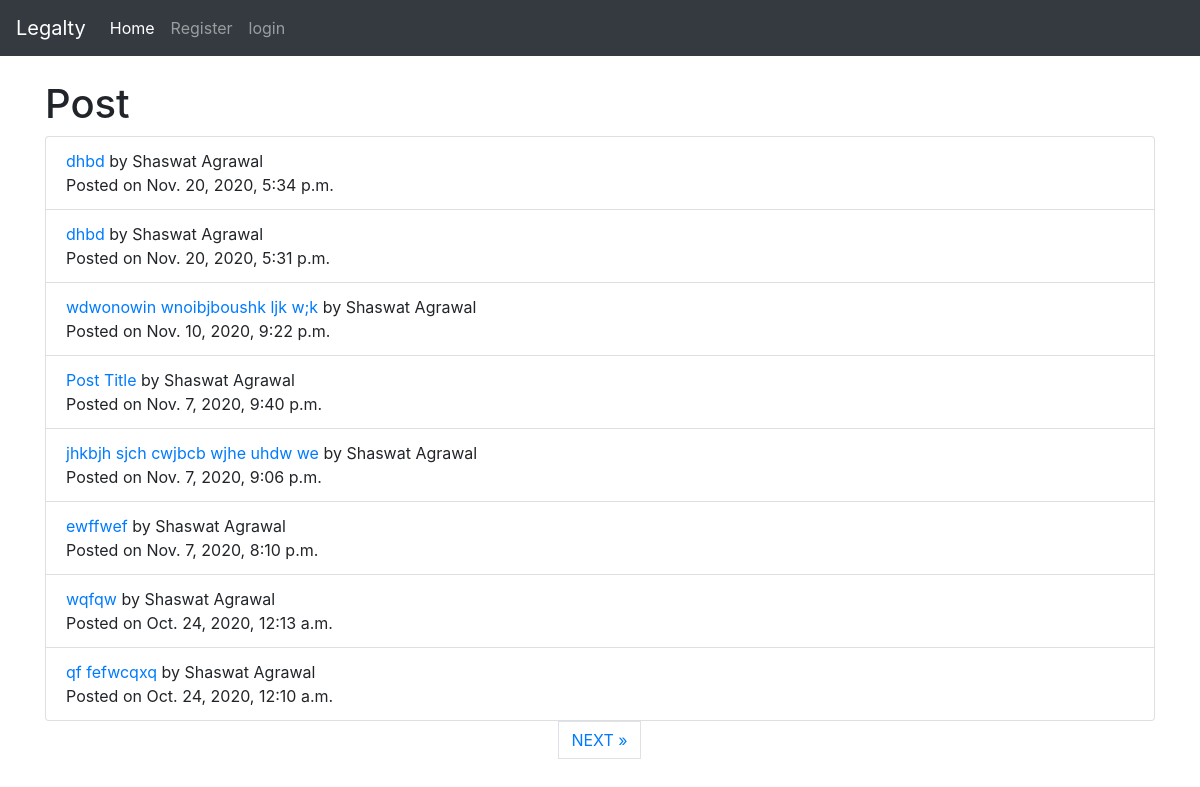
The app's page /, older data.
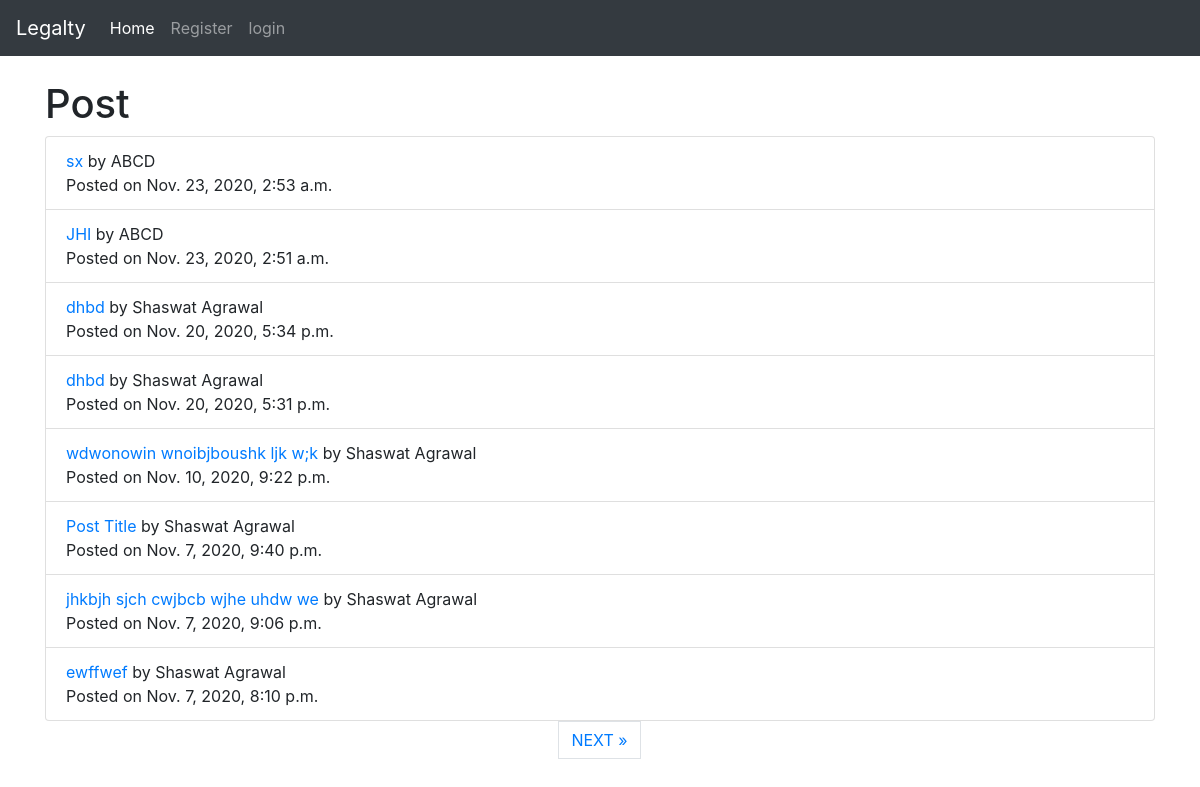
The same page, newer data.
### posts/models.py (models this page shows, shortened)
class Post( models.Model):
    STATUS_CHOICES = (
        ('created' , 'Created')
    )
    title = models.CharField( max_length = 250 )
    title_tag = models.CharField(max_length=250)
    author = models.ForeignKey( User , on_delete=models.CASCADE )
    body = RichTextField   ( blank=True , null=True)
    created = models.DateTimeField( default= timezone.now )
    slug = models.SlugField( max_length= 300 , unique_for_date='created' )
    likes = models.ManyToManyField( User , related_name='post_likes')
    class Meta:
        ordering = ('-created',)

### posts/views.py (the view)
# urls.py: path('' , HomeView.as_view() , name='home') ,
class HomeView( ListView ):
    model = Post
    template_name = 'home.html'
    paginate_by = 8

### posts/templates/home.html (shortened to what this page needs)
{% extends 'base.html' %}
{% block content %}
    <h1>Post</h1>
<ul class="list-group">
{% for post in object_list %}
    <li class="list-group-item" > <a href="{% url 'details-post-and-reply' post.pk  %}" >
        {{ post.title }} </a>
        {% if post.author.first_name   %}
        by {{ post.author.first_name }} {{ post.author.last_name }}
        {% else %}
        by {{ post.author }}
        {% endif %}
        <br/>
        Posted on {{ post.created  }}
    </li>
{% endfor %}
</ul>
{% if is_paginated %}
  <ul class="pagination justify-content-center">
    {% if page_obj.has_next %}
    <li><a href="?page={{ page_obj.next_page_number }}" class="page-link"> NEXT &raquo;</a></li>
    {% endif %}
  </ul>
</div>
{% endif %}
  {% endblock %}

Row changes from the older to the newer data that the page shows:
no longer on this page (row unchanged): Post: title "wqfqw", author.first_name "Shaswat", author.last_name "Agrawal", created "Oct. 24, 2020, 12:13 a.m."
no longer on this page (row unchanged): Post: title "qf fefwcqxq", author.first_name "Shaswat", author.last_name "Agrawal", created "Oct. 24, 2020, 12:10 a.m."
added Post: title "sx", author "ABCD", created "Nov. 23, 2020, 2:53 a.m."
added Post: title "JHI", author "ABCD", created "Nov. 23, 2020, 2:51 a.m."
